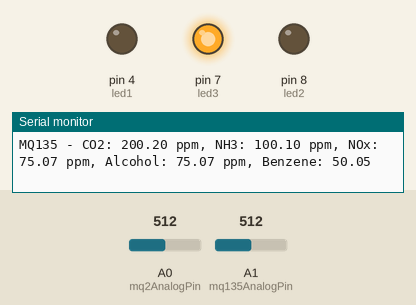
Recording of a sketch running on a simulated Arduino Uno, built with avr-gcc and run on an emulated ATmega328P. On the bench: output pins drawn as LEDs (lit = HIGH), the last lines printed to the serial monitor. Dashed ring = blinking. Inputs (shaded band) come from the test bench; at power-on: A0 (mq2AnalogPin) = 512, A1 (mq135AnalogPin) = 512.

Above: at 10.3 s.
10.4 s: A0 (mq2AnalogPin) set to 325
14.2 s: A0 (mq2AnalogPin) set to 289
At 16.3 s:
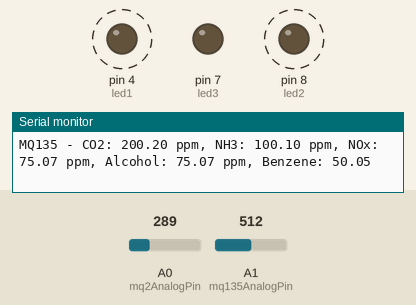
21.8 s: A1 (mq135AnalogPin) set to 54
25.6 s: A1 (mq135AnalogPin) set to 49
At 26.56 s:
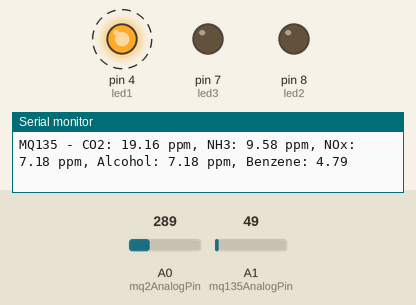
29.4 s: A1 (mq135AnalogPin) set to 110
At 31.1 s:
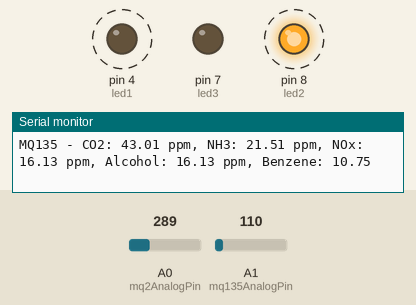
Timing chart, 0 to 34.2 s (numbered marks = the images above; inputs shaded):
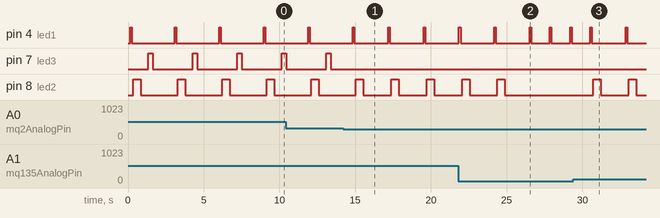

The sketch:

ledmqexp.ino
```cpp
// Pin definitions for MQ2
int mq2AnalogPin = A0;  // MQ2 analog output
int mq2DigitalPin = 2;  // MQ2 digital output

// Pin definitions for MQ135
int mq135AnalogPin = A1;  // MQ135 analog output
int mq135DigitalPin = 3;  // MQ135 digital output

// LED pin definitions
int led1 = 4;  // LED 1 connected to pin 4
int led2 = 8;  // LED 2 connected to pin 5
int led3 = 7;  // LED 3 connected to pin 6

void setup() {
  Serial.begin(9600);        // Start serial communication
  pinMode(mq2DigitalPin, INPUT);  // Set MQ2 digital pin as input
  pinMode(mq135DigitalPin, INPUT); // Set MQ135 digital pin as input

  // Set LED pins as output
  pinMode(led1, OUTPUT);
  pinMode(led2, OUTPUT);
  pinMode(led3, OUTPUT);
}

void loop() {
  // MQ2 Sensor: Reading analog value and converting to gas concentration
  int mq2AnalogValue = analogRead(mq2AnalogPin);
  float mq2GasPPM = 1000 * (mq2AnalogValue / 1023.0);  // Estimated total gas concentration for MQ2

  // MQ135 Sensor: Reading analog value and converting to gas concentration
  int mq135AnalogValue = analogRead(mq135AnalogPin);
  float mq135GasPPM = 1000 * (mq135AnalogValue / 1023.0);  // Estimated total gas concentration for MQ135

  // Break down MQ2 readings into individual gases (rough percentages)
  float methanePPM = mq2GasPPM * 0.40;
  float lpgPPM = mq2GasPPM * 0.30;
  float hydrogenPPM = mq2GasPPM * 0.10;
  float coPPM = mq2GasPPM * 0.10;
  float smokePPM = mq2GasPPM * 0.10;

  // Break down MQ135 readings into individual gases (rough percentages)
  float co2PPM = mq135GasPPM * 0.40;
  float nh3PPM = mq135GasPPM * 0.20;
  float noxPPM = mq135GasPPM * 0.15;
  float alcoholPPM = mq135GasPPM * 0.15;
  float benzenePPM = mq135GasPPM * 0.10;

  // Display individual gas concentrations for MQ2
  Serial.print("MQ2 - Methane (CH4): ");
  Serial.print(methanePPM);
  Serial.print(" ppm, LPG: ");
  Serial.print(lpgPPM);
  Serial.print(" ppm, Hydrogen (H2): ");
  Serial.print(hydrogenPPM);
  Serial.print(" ppm, CO: ");
  Serial.print(coPPM);
  Serial.print(" ppm, Smoke: ");
  Serial.println(smokePPM);

  // Display individual gas concentrations for MQ135
  Serial.print("MQ135 - CO2: ");
  Serial.print(co2PPM);
  Serial.print(" ppm, NH3: ");
  Serial.print(nh3PPM);
  Serial.print(" ppm, NOx: ");
  Serial.print(noxPPM);
  Serial.print(" ppm, Alcohol: ");
  Serial.print(alcoholPPM);
  Serial.print(" ppm, Benzene: ");
  Serial.println(benzenePPM);

  // LED pattern logic
  // If Methane or CO2 is high, blink LED1 rapidly
  if (methanePPM > 100 || co2PPM > 200) {
    digitalWrite(led1, HIGH);
    delay(100);
    digitalWrite(led1, LOW);
    delay(100);
  }
  else {
    digitalWrite(led1, LOW);
  }

  // If LPG or NH3 is moderate, blink LED2 slowly
  if (lpgPPM > 100 || nh3PPM > 10) {
    digitalWrite(led2, HIGH);
    delay(500);
    digitalWrite(led2, LOW);
    delay(500);
  }
  else {
    digitalWrite(led2, LOW);
  }

  // If Hydrogen or NOx is detected, blink LED3 in a different pattern
  if (hydrogenPPM > 30 || noxPPM > 100) {
    digitalWrite(led3, HIGH);
    delay(300);
    digitalWrite(led3, LOW);
    delay(300);
  }
  else {
    digitalWrite(led3, LOW);
  }

  delay(1000);  // Delay for 1 second before the next reading
}
```

Measured:
- the behaviour switches between 307 and 306 on A0 (mq2AnalogPin) (found by bisection; images 0 and 1)
- the behaviour switches between 52 and 51 on A1 (mq135AnalogPin) (found by bisection; images 1 and 2)
- after the input at 14.2 s, pin 7 (led3): stops changing and stays LOW
- after the input at 25.6 s, pin 4 (led1): alternates HIGH for 0.10 s and LOW for 1.2 s, starting after 2.3 s; pin 8 (led2): stays LOW (without the input it goes to HIGH after 1.1 s)
- after the input at 29.4 s, pin 4 (led1): LOW → HIGH after 3.5 s, → LOW 0.10 s later; pin 8 (led2): alternates HIGH for 0.50 s and LOW for 1.8 s, starting after 1.3 s
- by itself, pin 4 (led1): alternates HIGH for 0.10 s and LOW for 2.8 s
- by itself, pin 7 (led3): alternates HIGH for 0.30 s and LOW for 2.6 s
- by itself, pin 8 (led2): alternates HIGH for 0.50 s and LOW for 2.4 s
